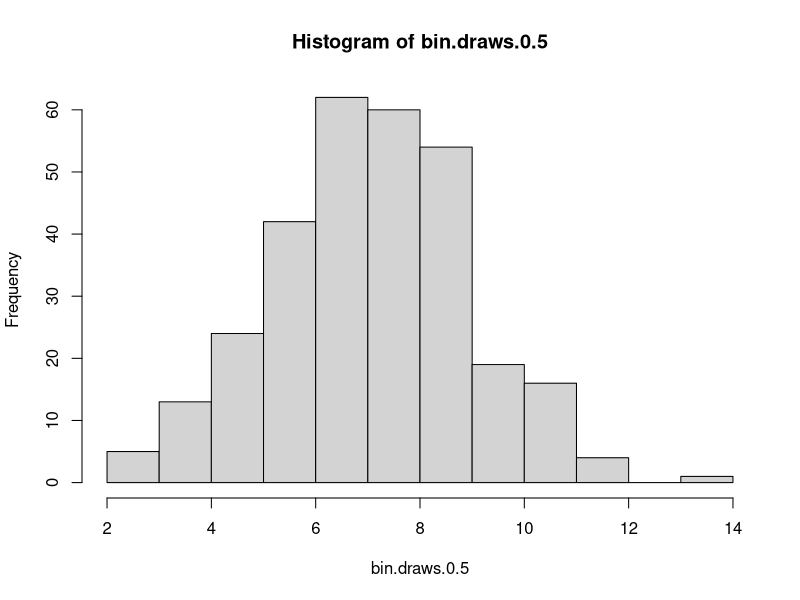
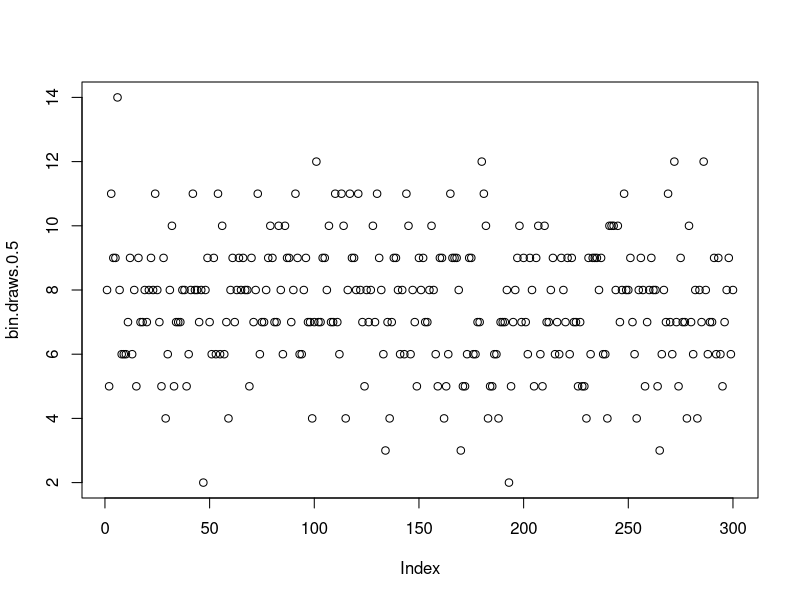
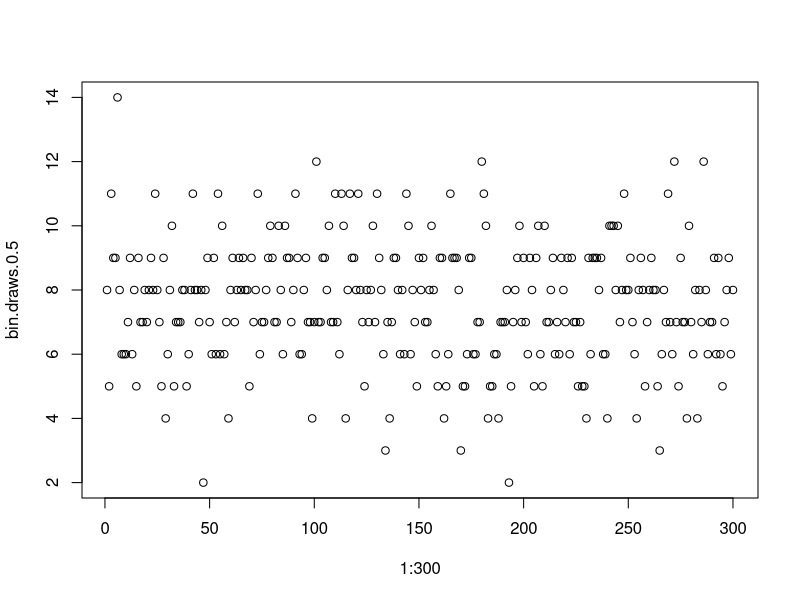

R code for these plots, in order:
set.seed(09262019)
rbinom(n=20, size=10, prob=0.5)

#1a
bin.draws.0.5 <- rbinom(n=300, size=15, prob=0.5)
bin.draws.0.5[1:25]
tail(bin.draws.0.5,275)

#1b
`%+=%` = function(e1,e2) eval.parent(substitute(e1 <- e1 + e2))
bin.draws.0.5[6] %+=% bin.draws.0.5[1] 
max(bin.draws.0.5[2], bin.draws.0.5[5])
which(bin.draws.0.5==3)


#1c
mean(bin.draws.0.5)
sd(bin.draws.0.5)

#1d
summary(bin.draws.0.5)

#1e
typeof(bin.draws.0.5)
bin.draws.0.5.char = as.character(bin.draws.0.5)
typeof(bin.draws.0.5.char)
summary(bin.draws.0.5.char)


#2a
par(mfrow=c(1,1))
hist(bin.draws.0.5)

#2b
tabulate(bin.draws.0.5)

#2c
plot(bin.draws.0.5)


#2d
plot(1:300, bin.draws.0.5)


#3a

bin.draws.0.2 <- rbinom(n=300, size=15, prob=0.2)
bin.draws.0.2
bin.draws.0.3 <- rbinom(n=300, size=15, prob=0.3)
bin.draws.0.4 <- rbinom(n=300, size=15, prob=0.4)
bin.draws.0.6 <- rbinom(n=300, size=15, prob=0.6)
bin.draws.0.7 <- rbinom(n=300, size=15, prob=0.7)
bin.draws.0.8 <- rbinom(n=300, size=15, prob=0.8)

#3b
bin.vector = c(mean(bin.draws.0.2),mean(bin.draws.0.3),mean(bin.draws.0.4),mean(bin.draws.0.5),
               mean(bin.draws.0.6),mean(bin.draws.0.7),mean(bin.draws.0.8))

bin.vector

#3c


#4a
